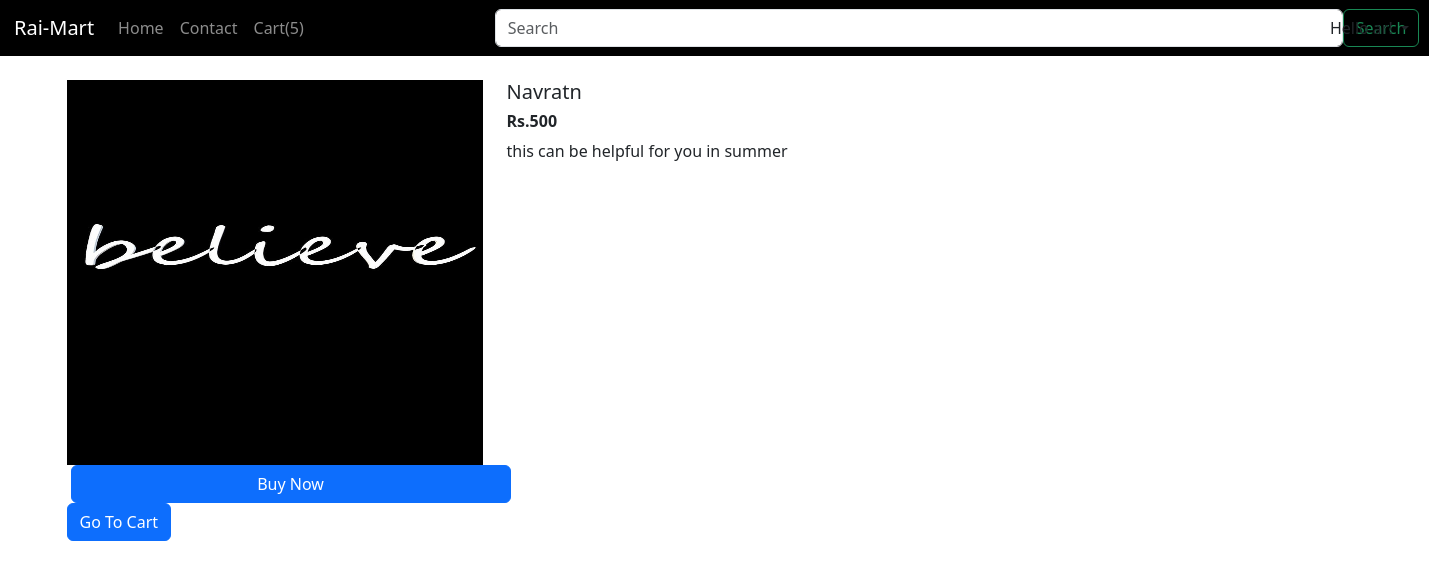
Screenshot of /home/products/10 (signed in) with the database file from the repository.
### home/models.py (models this page shows, shortened)
class Product(models.Model):
    product_id = models.AutoField
    product_name = models.CharField(max_length=50)
    category = models.CharField(max_length=50, default="")
    subcategory = models.CharField(max_length=50, default="")
    price = models.IntegerField(default=0)
    desc = models.CharField(max_length=300)
    pub_date = models.DateField()
    image = models.ImageField(upload_to='home/images', default="")

### home/views.py (the view)
# urls.py: path('home/products/<int:myid>',views.products,name="products"),
def products(request,myid):
    user = request.user
    product = Product.objects.filter(id=myid)
    prodList = []
    items_In_cartProd = CartProd.objects.filter(user=user)
    if request.path == reverse('home'):
        return HttpResponseRedirect(reverse('home'))
    for item in items_In_cartProd:
        itemJson = item.itemJson.strip()
        if itemJson:
            data = json.loads(itemJson)
        else:
            data = {}
        for key in data:
            prodId = key
            prodList.append({"prodId":prodId})
    fname = request.session.get('fname')
    return render(request,'products.html',{'product':product[0], 'prodList':json.dumps(prodList),'fname':fname})

### templates/products.html (shortened to what this page needs)
{% extends 'basic.html' %}
{% block body %}
<div class="container my-4">
    <div class="row">
        <div class="col-md-4">
            <div class="row">
                <img src="/media/{{product.image}}" id="imgpr{{product.id}}" width="233px" height="385px">
            </div>
            <div class="row">
                <button data-image="/media/{{product.image}}" data-price="{{product.price}}"
                    data-product-name="{{product.product_name}}" data-description="{{product.desc}}"
                    id="buypr{{product.id}}" class="btn btn-primary mx-3 buy">Buy
                    Now</button>
                <span id="divpr{{product.id}}"></span>
            </div>
        </div>
        <div class="col-md-8">
            <h5 id="namepr{{product.id}}">{{product.product_name}}</h5>
            <h6 id="pricepr{{product.id}}"><b>Rs.{{product.price}}</b></h6>
            <p id="descpr{{product.id}}">{{product.desc}}</p>
        </div>
    </div>
</div>
{% endblock %}

### rows the page displays
Product: image (picture), product_name "Navratn", price "500", desc "this can be helpful for you in summer"

### other values shown
{{ fname }} "ar"
